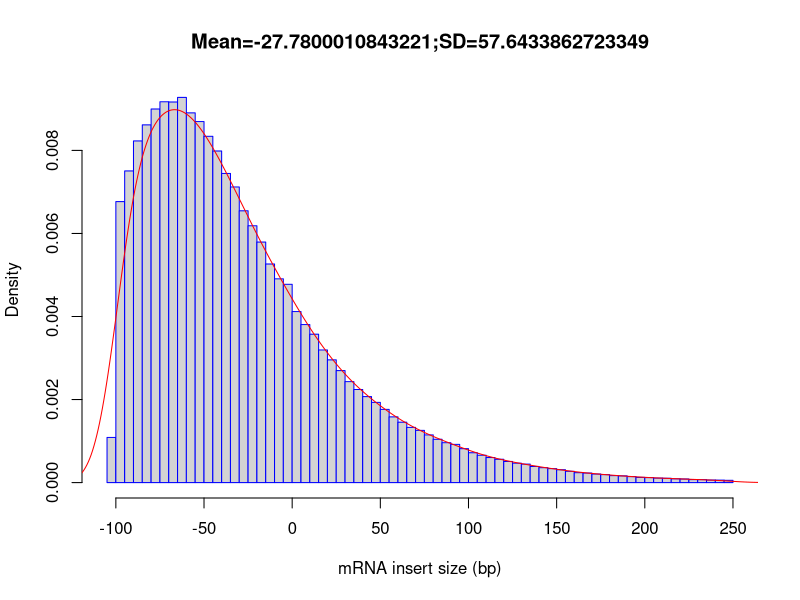

Here is the R script that generated this plot:
out_file = 'MCIC_MD_2024_113'
pdf('MCIC_MD_2024_113.inner_distance_plot.pdf')
fragsize=rep(c(-247.5,-242.5,-237.5,-232.5,-227.5,-222.5,-217.5,-212.5,-207.5,-202.5,-197.5,-192.5,-187.5,-182.5,-177.5,-172.5,-167.5,-162.5,-157.5,-152.5,-147.5,-142.5,-137.5,-132.5,-127.5,-122.5,-117.5,-112.5,-107.5,-102.5,-97.5,-92.5,-87.5,-82.5,-77.5,-72.5,-67.5,-62.5,-57.5,-52.5,-47.5,-42.5,-37.5,-32.5,-27.5,-22.5,-17.5,-12.5,-7.5,-2.5,2.5,7.5,12.5,17.5,22.5,27.5,32.5,37.5,42.5,47.5,52.5,57.5,62.5,67.5,72.5,77.5,82.5,87.5,92.5,97.5,102.5,107.5,112.5,117.5,122.5,127.5,132.5,137.5,142.5,147.5,152.5,157.5,162.5,167.5,172.5,177.5,182.5,187.5,192.5,197.5,202.5,207.5,212.5,217.5,222.5,227.5,232.5,237.5,242.5,247.5),times=c(0,0,0,0,0,0,0,0,0,0,0,0,0,0,0,0,0,0,0,0,0,0,0,0,0,0,0,0,0,5416,33700,37377,40976,42904,44807,45675,45644,46196,44343,43298,41533,39771,37079,35454,32598,30802,28846,26218,24438,23783,20511,18952,17795,15905,14721,13430,12109,11165,10315,9621,8782,7882,7242,6624,6264,5721,5195,4785,4585,4070,3580,3281,3005,2797,2535,2329,2217,1935,1790,1673,1544,1353,1191,1146,1028,956,836,806,721,624,600,540,517,456,431,360,354,307,297,273))
frag_sd = sd(fragsize)
frag_mean = mean(fragsize)
frag_median = median(fragsize)
write(x=c("Name","Mean","Median","sd"), sep="	", file=stdout(),ncolumns=4)
write(c(out_file,frag_mean,frag_median,frag_sd),sep="	", file=stdout(),ncolumns=4)
hist(fragsize,probability=T,breaks=100,xlab="mRNA insert size (bp)",main=paste(c("Mean=",frag_mean,";","SD=",frag_sd),collapse=""),border="blue")
lines(density(fragsize,bw=10),col='red')
dev.off()
